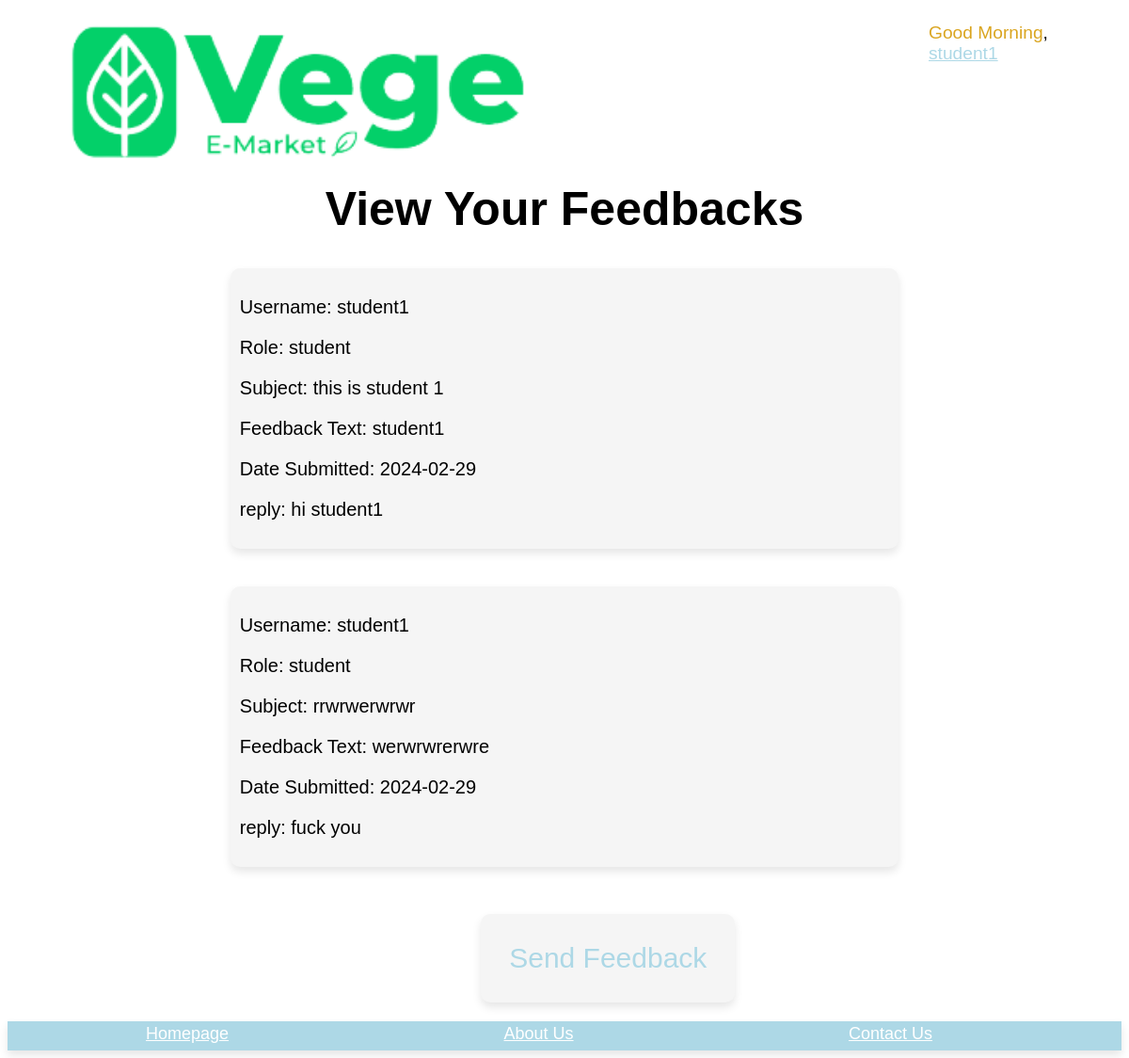
The app's page /student/view_feedback.php (signed in) with its own data.
### tables this page shows
CREATE TABLE IF NOT EXISTS `feedback` (
  `feedbackID` varchar(100) NOT NULL,
  `userID` varchar(100) NOT NULL,
  `Feedback_Text` text NOT NULL,
  `subject` varchar(500) NOT NULL,
  `date_created` date NOT NULL,
  `reply` varchar(9999) NOT NULL,
  `role` varchar(255) NOT NULL,
  PRIMARY KEY (`feedbackID`),
  KEY `userID` (`userID`)
);

CREATE TABLE IF NOT EXISTS `user` (
  `userID` varchar(100) NOT NULL,
  `username` varchar(100) NOT NULL,
  `gender` varchar(10) NOT NULL,
  `email` varchar(100) NOT NULL,
  `phone` varchar(100) NOT NULL,
  `birthday` date NOT NULL,
  `password` varchar(100) NOT NULL,
  `AccStatus` varchar(100) NOT NULL,
  `role` varchar(10) NOT NULL,
  `Profile_Pic` varchar(255) NOT NULL,
  PRIMARY KEY (`userID`)
);

### student/view_feedback.php (the view, shortened to what this page needs)
<?php
include '../includes/student_header.php';
$currentUserID = $_SESSION['userID'];
$selectFeedbackQuery = "SELECT feedback.*, user.username, user.role FROM feedback
                        INNER JOIN user ON feedback.userID = user.userID
                        WHERE feedback.userID = '$currentUserID'";
$feedbackResult = mysqli_query($conn, $selectFeedbackQuery);
?>
<!DOCTYPE html>
<html lang="en">
<head>
</head>
<body>
    <h1> View Your Feedbacks</h1>
    <?php
    if (mysqli_num_rows($feedbackResult) > 0) {
        while ($row = mysqli_fetch_assoc($feedbackResult)) {
            echo "<div class='feedback-container'>";
            echo "<div class='feedback-content'>";
            echo "<p>Username: {$row['username']}</p>";
            echo "<p>Role: {$row['role']}</p>";
            echo "<p>Subject: {$row['subject']}</p>";
            echo "<p>Feedback Text: {$row['Feedback_Text']}</p>";
            echo "<p>Date Submitted: {$row['date_created']}</p>";
            echo "<p>reply: {$row['reply']}</p>";
            echo "</div>";
            echo "</div>";
        }
    } else {
        echo "<h2>Currently you don't have any feedbacks.</h2>";
    }
    ?>
    <div class='send-feedback'>
    <a type="button" value="Send Feedback" class="form-btn" href='./feedback.php'>Send Feedback</a>
    </div>
    </body>
    </html>
    <?php
    include '../includes/footer.php';
?>

### student/view_feedback.php (style rules this page uses)
.feedback-container { padding: 10px; margin-bottom: 10px; background-color: whitesmoke; margin-left: 20%; margin-right: 20%; border-radius: 10px; box-shadow: 0 5px 10px rgba(0, 0, 0, .1); margin-bottom: 40px; }
.feedback-content { flex-direction: column; justify-content: left; align-items: center; font-size: 20px; font-family: Arial, Helvetica, sans-serif; }
h1 { text-align: center; font-size: 50px; font-family: Arial, Helvetica, sans-serif }
.form-btn { display: inline-block; padding: 30px; font-size: 20px; color: lightblue ; margin: 0 5px; text-transform: capitalize; background-color: whitesmoke; margin-top: 10px; margin-left: 42.5%; margin-bottom: 20px; border-radius: 10px; box-shadow: 0 5px 10px rgba(0, 0, 0, .1); cursor: pointer; text-decoration: none; font-family: Arial, Helvetica, sans-serif; font-size: 30px; }

### records on screen
feedback: userID.username "student1", userID.role "student", subject "this is student 1", Feedback_Text "student1", date_created "2024-02-29", reply "hi student1"
feedback: userID.username "student1", userID.role "student", subject "rrwrwerwrwr", Feedback_Text "werwrwrerwre", date_created "2024-02-29", reply "fuck you"

### other values on screen
$username "student1"
